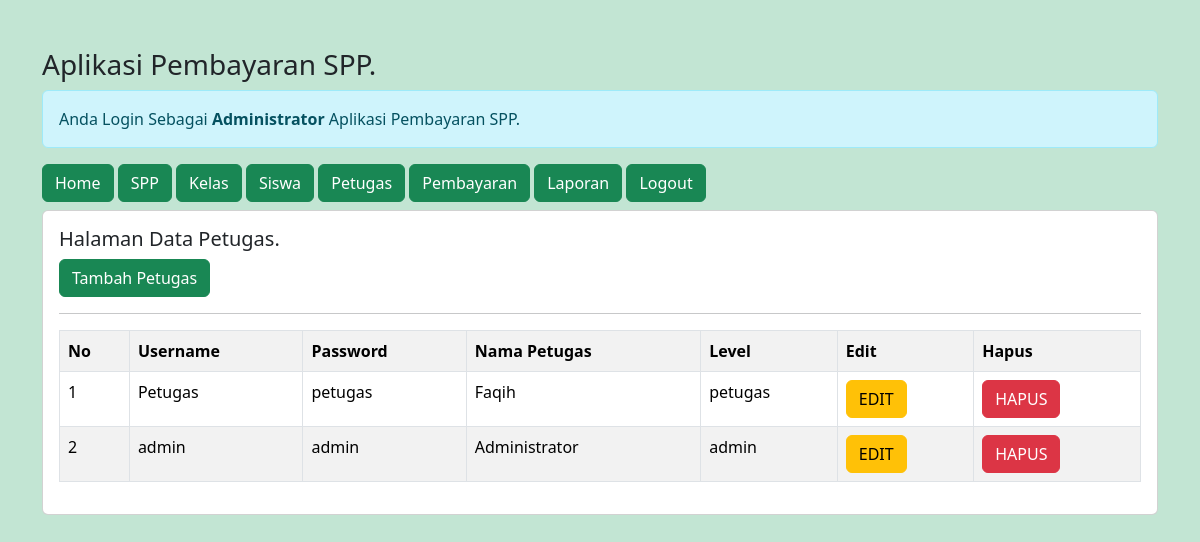
Page /admin/admin.php?url=petugas (signed in) on the committed database.
### tables this page shows
CREATE TABLE `petugas` (
  `id_petugas` int(11) NOT NULL,
  `username` varchar(25) NOT NULL,
  `password` varchar(32) NOT NULL,
  `nama_petugas` varchar(35) NOT NULL,
  `level` enum('admin','petugas','','') NOT NULL
);

### admin/petugas.php (the view)
<h5>Halaman Data Petugas.</h5>
<a href="?url=tambah-petugas" class="btn btn-success"> Tambah Petugas </a>
<hr>
<table class="table table-striped table-bordered">
    <tr class="fw-bold">
        <td>No</td>
        <td>Username</td>
        <td>Password</td>
        <td>Nama Petugas</td>
        <td>Level</td>
        <td>Edit</td>
        <td>Hapus</td>
    </tr>
    <?php
    include'../koneksi.php';
    $no = 1;
    $sql = "SELECT * FROM petugas ORDER BY id_petugas DESC";
    $query = mysqli_query($koneksi, $sql);
    foreach($query as $data){ ?>
        <tr>
            <td><?= $no++; ?></td>
            <td><?= $data['username'] ?></td>
            <td><?= $data['password'] ?></td>
            <td><?= $data['nama_petugas'] ?></td>
            <td><?= $data['level'] ?></td>
            <td>
                <a href="?url=edit-petugas&id_petugas=<?= $data['id_petugas'] ?>" class='btn btn-warning'>EDIT</a>
            </td>
            <td>
                <a onclick="return confirm('Apakah Anda Yakin ingin Menghapus Data')"
                 href="?url=hapus-petugas&id_petugas=<?= $data['id_petugas'] ?>" class='btn btn-danger'>HAPUS</a>
            </td>
        </tr>
        <?php } ?>
</table>

### rows in the picture
petugas: username "Petugas", password "petugas", nama_petugas "Faqih", level "petugas"
petugas: username "admin", password "admin", nama_petugas "Administrator", level "admin"
